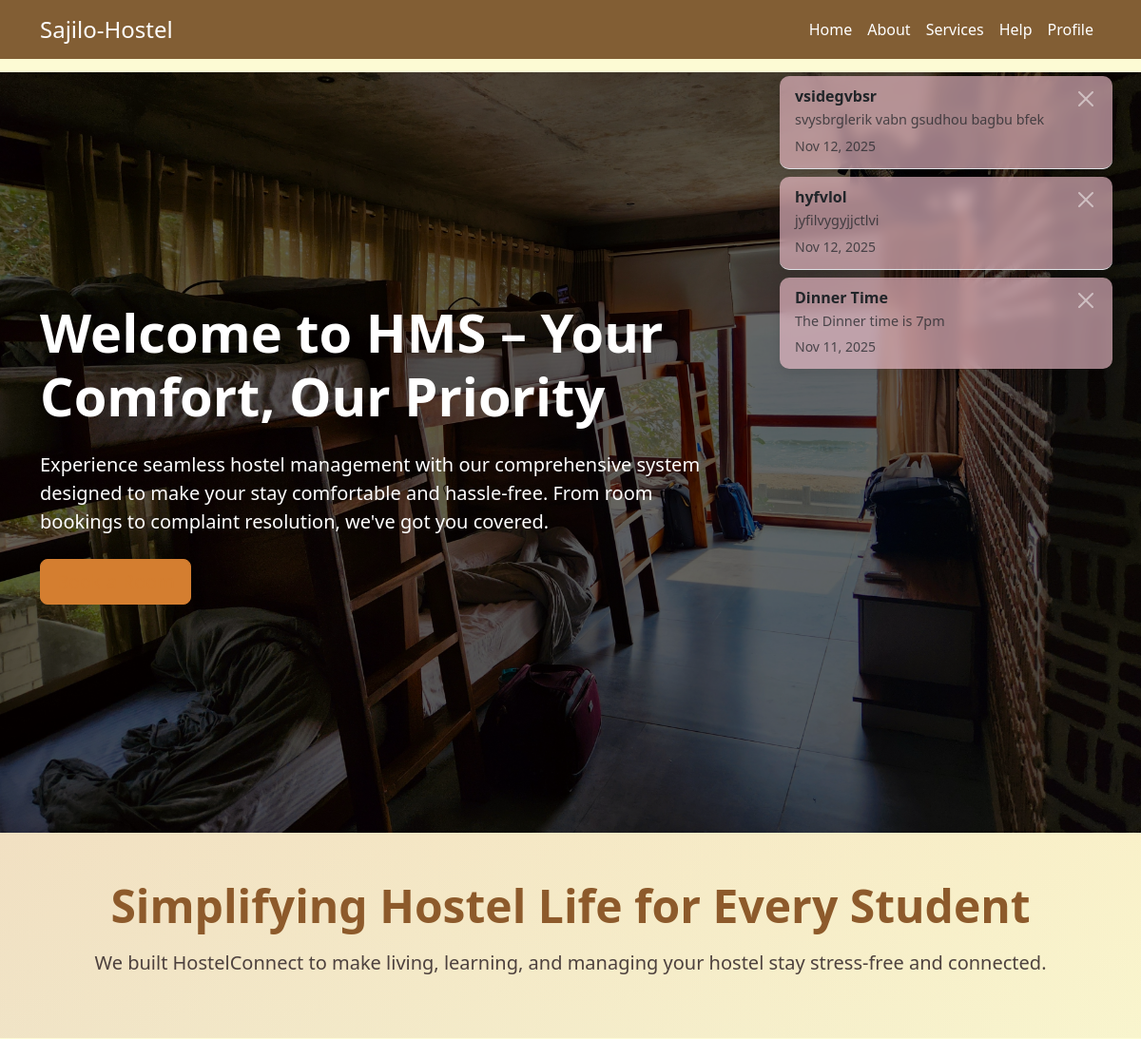
Before: /home/ (signed in, upper part) with the older database file.
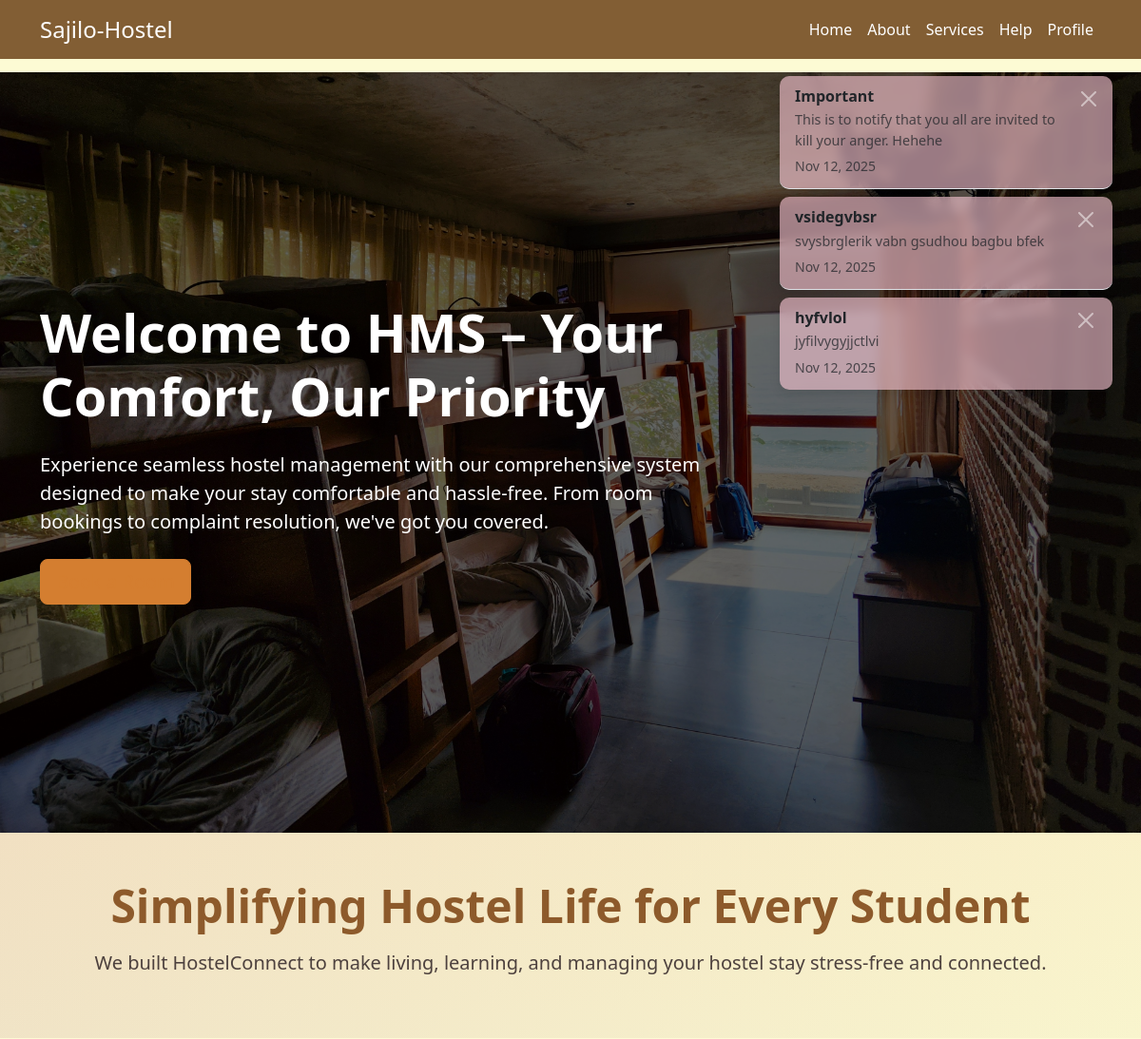
After: the same page with the newer database file.
### Home/models.py (models this page shows, shortened)
class Notice(models.Model):
    title = models.CharField(max_length=255)
    message = models.TextField()
    date_posted = models.DateTimeField(default=timezone.now)
    is_active = models.BooleanField(default=True)

### Home/views.py (the view)
# urls.py: 2. Add a URL to urlpatterns:  path('', views.home, name='home')
def home(request):
    latest_notices = Notice.objects.filter(is_active=True).order_by('-date_posted')[:3]
    return render(request, 'home.html', {'latest_notices': latest_notices})

### templates/home.html (shortened to what this page needs)
    {% extends 'base.html' %}
    {% load static %}
    {% block content %}
{% if user.is_authenticated %}
<section id="notice-board"
         style="
            position: fixed;
            top: 80px;
            right: 30px;
            width: 350px;
            z-index: 1050;
         ">
    {% if latest_notices %}
    <ul class="list-group list-group-flush" id="noticeList">
        {% for notice in latest_notices %}
        <li class="list-group-item d-flex justify-content-between align-items-start"
            style="
                background-color: rgba(255, 204, 217, 0.6);
                border-radius: 10px;
                margin-bottom: 8px;
                box-shadow: 0 4px 12px rgba(0,0,0,0.1);
                backdrop-filter: blur(6px);
                padding: 0.75rem 1rem;
                transition: all 0.3s ease;
            "
            data-id="{{ notice.id }}">
            <div>
                <h6 class="mb-1 fw-bold">{{ notice.title }}</h6>
                <p class="mb-1 text-muted" style="font-size: 0.9rem;">{{ notice.message }}</p>
                <small class="text-muted">{{ notice.date_posted|date:"M d, Y" }}</small>
            </div>
            <button class="btn-close btn-close-white btn-sm ms-2" aria-label="Close"></button>
        </li>
        {% endfor %}
    </ul>
    {% else %}
    <p class="text-muted mb-0">No notices available.</p>
    {% endif %}
</section>
{% endif %}
    <section class="hero-section" style="position: relative; min-height: 100vh;">
        <img src="{% static 'img/hostel1.jpg' %}"
            alt="Hostel Background"
            class="position-absolute top-0 start-0 w-100 h-100"
            style="object-fit: cover;">
        <div class="position-absolute top-0 start-0 w-100 h-100"
            style="background: rgba(0,0,0,0.6);"></div>
        <div class="container position-relative text-white py-5">
            <div class="row">
                <div class="col-lg-8">
                    <h1 class="display-4 fw-bold mb-4">Welcome to HMS – Your Comfort, Our Priority</h1>
                    <p class="lead mb-4">Experience seamless hostel management with our comprehensive system designed to make your stay comfortable and hassle-free. From room bookings to complaint resolution, we've got you covered.</p>
                    <a href="{% url 'room_booking' %}" class="btn btn-primary btn-lg">Book a Room</a>
                </div>
            </div>
        </div>
    </section>
<section class="service-hero py-5 text-center" >
    <div class="container">
        <h1 class="display-5 fw-bold mb-3">Simplifying Hostel Life for Every Student</h1>
        <p class="lead">We built HostelConnect to make living, learning, and managing your hostel stay stress-free and connected.</p>
    </div>
    </section>
    {% endblock %}

### templates/base.html (shortened to what this page needs)
{% load static %}
<!DOCTYPE html>
<html lang="en">
<head>
    <link href="https://cdn.jsdelivr.net/npm/bootstrap@5.3.0/dist/css/bootstrap.min.css" rel="stylesheet">
    <link href="https://cdnjs.cloudflare.com/ajax/libs/font-awesome/6.5.0/css/all.min.css" rel="stylesheet">
    <link href="{% static 'css/theme.css' %}" rel="stylesheet">
</head>
<body>
<nav class="navbar navbar-expand-lg fixed-top transparent-navbar">
    <div class="container">
        <a class="navbar-brand" href="{% url 'Home' %}">Sajilo-Hostel</a>
        <div class="collapse navbar-collapse" id="navbarNav">
            <ul class="navbar-nav ms-auto align-items-center">
                <li class="nav-item"><a class="nav-link" href="{% url 'Home' %}">Home</a></li>
                <li class="nav-item"><a class="nav-link" href="{% url 'About' %}">About</a></li>
                <li class="nav-item"><a class="nav-link" href="{% url 'Services' %}">Services</a></li>
                <li class="nav-item"><a class="nav-link" href="{% url 'Help' %}">Help</a></li>
                {% if user.is_authenticated %}
                    <li class="nav-item"><a class="nav-link" href="{% url 'profile' %}">Profile</a></li>
                {% else %}
                    <li class="nav-item"><a class="nav-link" href="{% url 'login' %}">Login</a></li>
                    <li class="nav-item"><a class="nav-link" href="{% url 'signup' %}">Sign Up</a></li>
                {% endif %}
            </ul>
        </div>
    </div>
</nav>
    <main style="margin-top: 76px;">
        {% block content %}{% endblock %}
    </main>
</body>
</html>

### Home/static/css/theme.css (style rules this page uses)
:root { --primary-orange: #D47E30; --dark-brown: #8D5A2B; --warm-brown: #825E34; --cream-bg: #FDFBD4; --soft-dark-brown: #3B2F2F; --soft-gold: #E7C186; --gold-border: #E0C99B; --bg-very-light: var(--cream-bg); --cta: var(--primary-orange); --cta-hover: var(--dark-brown); --nav-bg: var(--warm-brown); --text-dark: var(--soft-dark-brown); --cta-visited: var(--nav-bg); --card-title: var(--cta-hover); --muted-dark: #5B3C21; --accent-similar: var(--soft-gold); --border: var(--gold-border); --row-hover: #F9F4CC; --panel-earthy: #F3E6CB; --service-heading: var(--dark-brown); }
body { background-color: var(--bg-very-light); color: var(--text-dark); font-family: 'Segoe UI', Tahoma, Geneva, Verdana, sans-serif; -webkit-font-smoothing: antialiased; }
a, a:link { color: var(--cta); }
.hero-section { background-size: cover; background-position: center; min-height: 70vh; display: flex; align-items: center; color: white; }
.service-hero h1, .service-hero .display-5 { color: var(--service-heading) !important; }
.service-hero { background: linear-gradient(180deg, rgba(212,126,48,0.06), rgba(141,90,43,0.04)), linear-gradient(135deg, var(--panel-earthy) 0%, var(--bg-very-light) 100%) !important; background-size: cover !important; color: var(--text-dark) !important; }
.service-hero p, .service-hero .lead { color: rgba(59,47,47,0.9) !important; }
.btn-primary { background-color: var(--primary-orange) !important; border-color: var(--primary-orange) !important; }
.transparent-navbar { background-color: var(--nav-bg); backdrop-filter: blur(5px); transition: background-color 0.3s ease, box-shadow 0.3s ease; }
.transparent-navbar .nav-link, .transparent-navbar .navbar-brand { color: white; font-weight: 500; }
.navbar-brand { font-weight: bold; font-size: 1.5rem; color: white; }
.btn-primary { background-color: var(--cta); border-color: var(--cta); color: white; }

Changed rows visible on the page:
removed Notice: title "Dinner Time", message "The Dinner time is 7pm", date_posted "Nov 11, 2025"
added Notice: title "Important", message "This is to notify that you all are invited to kill your anger. Hehehe", date_posted "Nov 12, 2025"
